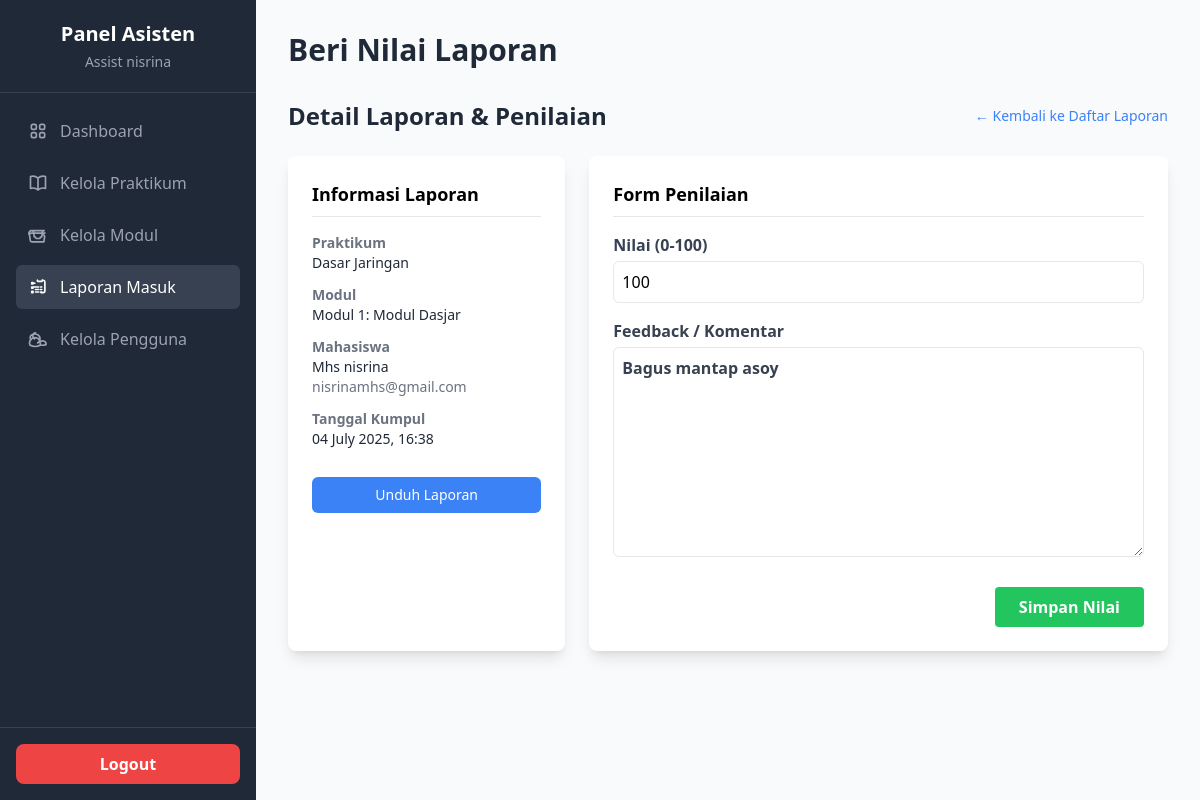
The app's page /asisten/beri_nilai.php?laporan_id=1 (signed in) with its own data.
### tables this page shows
CREATE TABLE `laporan_prak` (
  `id` int(11) NOT NULL,
  `user_id` int(11) NOT NULL,
  `modul_id` int(11) NOT NULL,
  `file_lapor_path` varchar(255) NOT NULL,
  `tanggal_upload` timestamp NOT NULL DEFAULT current_timestamp(),
  `status_laporan` enum('submitted','late','dinilai') DEFAULT 'submitted',
  `nilai` int(11) DEFAULT NULL,
  `feedback_asisten` text DEFAULT NULL,
  `tanggal_dinilai` timestamp NULL DEFAULT NULL
);

CREATE TABLE `mata_prak` (
  `id` int(11) NOT NULL,
  `nama_prak` varchar(100) NOT NULL,
  `kode_prak` varchar(10) NOT NULL,
  `deskripsi` varchar(255) DEFAULT NULL,
  `is_active` tinyint(1) NOT NULL DEFAULT 1,
  `created_at` timestamp NOT NULL DEFAULT current_timestamp()
);

CREATE TABLE `modul_prak` (
  `id` int(11) NOT NULL,
  `mata_prak_id` int(11) NOT NULL,
  `nomor_modul` int(11) NOT NULL,
  `nama_modul` varchar(100) NOT NULL,
  `desc_modul` text DEFAULT NULL,
  `file_modul_path` varchar(255) DEFAULT NULL,
  `due_date` timestamp NULL DEFAULT NULL,
  `created_at` timestamp NOT NULL DEFAULT current_timestamp()
);

CREATE TABLE `users` (
  `id` int(11) NOT NULL,
  `nama` varchar(100) NOT NULL,
  `email` varchar(100) NOT NULL,
  `password` varchar(255) NOT NULL,
  `role` enum('mahasiswa','asisten') NOT NULL,
  `created_at` timestamp NOT NULL DEFAULT current_timestamp()
);

### asisten/beri_nilai.php (the view, shortened to what this page needs)
<?php
require_once '../includes/config.php';
$laporan_id = isset($_GET['laporan_id']) && is_numeric($_GET['laporan_id']) ? intval($_GET['laporan_id']) : 0;
$sql = "SELECT
            lp.id, lp.tanggal_upload, lp.status_laporan, lp.nilai, lp.feedback_asisten, lp.file_lapor_path,
            u.nama AS nama_mahasiswa, u.email AS email_mahasiswa,
            mp.nama_modul, mp.nomor_modul,
            prak.nama_prak
        FROM
            laporan_prak AS lp
        JOIN users AS u ON lp.user_id = u.id
        JOIN modul_prak AS mp ON lp.modul_id = mp.id
        JOIN mata_prak AS prak ON mp.mata_prak_id = prak.id
        WHERE lp.id = ?";
$stmt = $conn->prepare($sql);
$stmt->bind_param("i", $laporan_id);
$stmt->execute();
$laporan = $stmt->get_result()->fetch_assoc();
require_once 'templates/header.php';
?>
<div class="max-w-4xl mx-auto">
    <div class="flex justify-between items-center mb-6">
        <h2 class="text-2xl font-bold text-gray-800">Detail Laporan & Penilaian</h2>
        <a href="laporan_masuk.php" class="text-sm text-blue-500 hover:underline">&larr; Kembali ke Daftar Laporan</a>
    </div>
    <div class="grid grid-cols-1 md:grid-cols-3 gap-6">
        <div class="md:col-span-1 bg-white p-6 rounded-lg shadow-lg">
            <h3 class="text-lg font-bold border-b pb-2 mb-4">Informasi Laporan</h3>
            <div class="space-y-3 text-sm">
                <div>
                    <p class="font-semibold text-gray-500">Praktikum</p>
                    <p class="text-gray-800"><?php echo htmlspecialchars($laporan['nama_prak']); ?></p>
                </div>
                <div>
                    <p class="font-semibold text-gray-500">Modul</p>
                    <p class="text-gray-800">Modul <?php echo htmlspecialchars($laporan['nomor_modul']); ?>: <?php echo htmlspecialchars($laporan['nama_modul']); ?></p>
                </div>
                <div>
                    <p class="font-semibold text-gray-500">Mahasiswa</p>
                    <p class="text-gray-800"><?php echo htmlspecialchars($laporan['nama_mahasiswa']); ?></p>
                    <p class="text-gray-500"><?php echo htmlspecialchars($laporan['email_mahasiswa']); ?></p>
                </div>
                <div>
                    <p class="font-semibold text-gray-500">Tanggal Kumpul</p>
                    <p class="text-gray-800"><?php echo date('d F Y, H:i', strtotime($laporan['tanggal_upload'])); ?></p>
                </div>
                <div>
                    <a href="<?php echo htmlspecialchars($laporan['file_lapor_path']); ?>" download class="mt-4 inline-block w-full text-center bg-blue-500 text-white px-4 py-2 rounded-md hover:bg-blue-600">
                        Unduh Laporan
                    </a>
                </div>
            </div>
        </div>
        <div class="md:col-span-2 bg-white p-6 rounded-lg shadow-lg">
            <h3 class="text-lg font-bold border-b pb-2 mb-4">Form Penilaian</h3>
            <form action="beri_nilai.php?laporan_id=<?php echo $laporan_id; ?>" method="POST">
                <div class="mb-4">
                    <label for="nilai" class="block text-gray-700 font-semibold">Nilai (0-100)</label>
                    <input type="number" step="0.01" min="0" max="100" name="nilai" id="nilai" class="w-full mt-1 p-2 border rounded-md" value="<?php echo htmlspecialchars($laporan['nilai'] ?? ''); ?>" required>
                </div>
                <div class="mb-6">
                    <label for="feedback_asisten" class="block text-gray-700 font-semibold">Feedback / Komentar</slabel>
                    <textarea name="feedback_asisten" id="feedback_asisten" rows="8" class="w-full mt-1 p-2 border rounded-md"><?php echo htmlspecialchars($laporan['feedback_asisten'] ?? ''); ?></textarea>
                </div>
                <div class="flex justify-end">
                    <button type="submit" name="simpan_nilai" class="bg-green-500 hover:bg-green-700 text-white font-bold py-2 px-6 rounded">
                        Simpan Nilai
                    </button>
                </div>
            </form>
        </div>
    </div>
</div>
<?php
require_once 'templates/footer.php';
?>

### records on screen
laporan_prak: mata_prak.nama_prak "Dasar Jaringan", modul.nomor_modul "1", modul.nama_modul "Modul Dasjar", user.nama "Mhs nisrina", user.email "nisrinamhs@gmail.com", tanggal_upload "04 July 2025, 16:38", nilai "100", feedback_asisten "Bagus mantap asoy"

### other values on screen
$_SESSION['nama'] "Assist nisrina"
$pageTitle "Beri Nilai Laporan"
